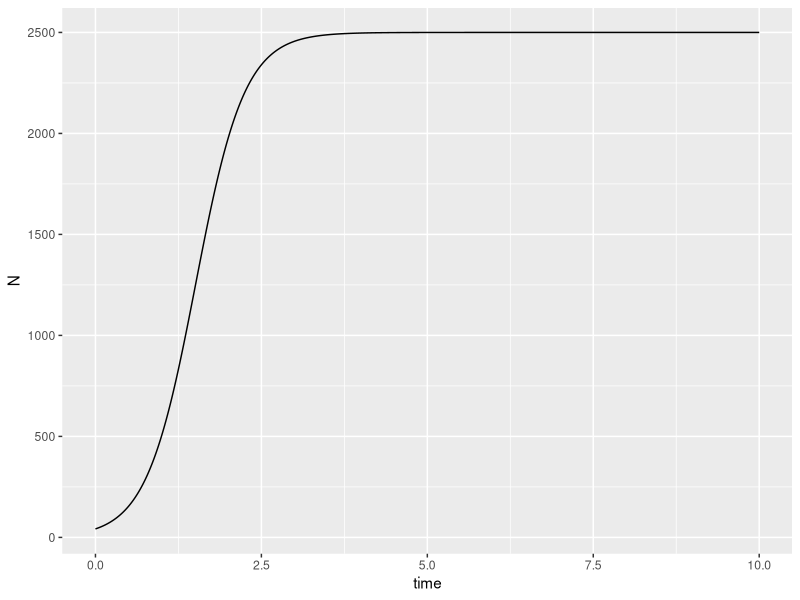

This chart was generated by the following R code:
## Assignment 2 ##
## Author: Mimoza Dani
## Date: 01-12-2022

## Instructions. In my lecture notes from class on 17-11-2023 (Lecture Notes 3.1), I showed code for a continuous-time model of logistic growth. I paste that code below. Please modify the code to show logistic growth dynamics for values of r = 2.7 and K = 2500.

## Logistic growth ##
cont_log <- function(t, state, parameters) {
  with(as.list(c(state, parameters)), {
    dN <-  r * N * (1 - (N/K))
    return(list(dN))
  })
}

parameters <- c(r = 2.7,K = 2500)
state      <- c(N = 42)
times      <- seq(0, 10, by = 0.01)

out <- deSolve::ode(y = state, times = times, func = cont_log, parms = parameters)
out.g <- as.data.frame(out)
library(ggplot2)
ggplot2::ggplot(out.g,aes(time,N)) + geom_line()
